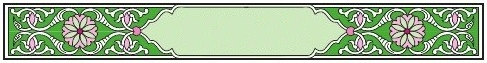
#> input picture data/assets/SOURA_BEGINNING.jpg, 487 x 63 px
$ python imgproc.py
#> lines starting #> are read from the running program, lines starting #| are printed output that depends on the picture
import os
from dataclasses import dataclass

from PIL import Image
from cv2 import (imread, TM_CCORR_NORMED, matchTemplate, rectangle, normalize,
                 NORM_MINMAX, minMaxLoc)

from formats import pil2numpy, numpy2pil
import numpy as np
from datatypes import PipelineItem

DATA_DIRECTORY = os.path.abspath(os.path.join(os.path.dirname(__file__), "data", "assets"))
SOURA_BEGINNING = imread(os.path.join(DATA_DIRECTORY, "SOURA_BEGINNING.jpg"))
#> SOURA_BEGINNING is the input picture: shape (63, 487, 3); mean B, G, R 150.4, 181.6, 160
AYAT_SEPARATOR = imread(os.path.join(DATA_DIRECTORY, "AYAT_SEPARATOR.png"))
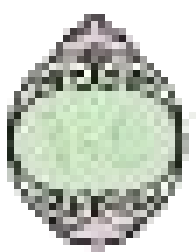
#> input picture data/assets/AYAT_SEPARATOR.png, 28 x 36 px (shown 7 times larger)
#> AYAT_SEPARATOR is the input picture: shape (36, 28, 3); mean B, G, R 196, 206.2, 200.2
LAYOUT = imread(os.path.join(DATA_DIRECTORY, "LAYOUT.jpg"))
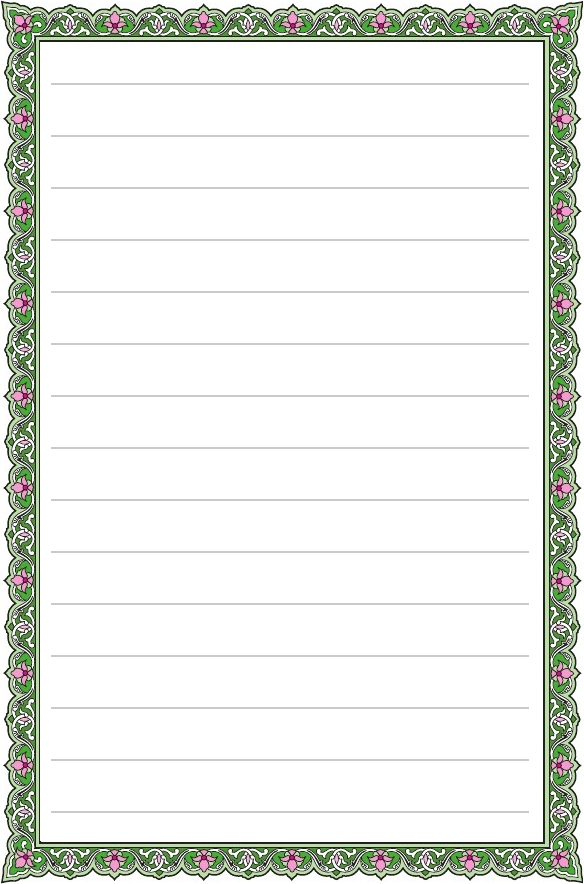
#> input picture data/assets/LAYOUT.jpg, 584 x 884 px
#> LAYOUT is the input picture: shape (884, 584, 3); mean B, G, R 228.7, 233.5, 230.9

def search_image(num_image, num_template, threshold=0.99):
    '''
    TODO: return list of tuples representing x,y positions of the quested
    object within the image
    '''
    result = matchTemplate(num_image, num_template, TM_CCORR_NORMED)
    loc = np.where(result >= threshold)

    return loc


def fillin_template(background, image, positions):
    '''
    Keyword arguments:
        background -- the template image to be filled in
        image -- the image that would be pasted on the background
        positions -- list of positions where image should be pasted
    Returns:
        the template image with pics from data pasted on it
    '''
    for position in zip(*positions[::-1]):
        background.paste(image, position)
    return background


def layout_handler(pipeline_item: PipelineItem):
    num_img = pil2numpy(pipeline_item.orig_image)

    layout_location = matchTemplate(num_img, LAYOUT, TM_CCORR_NORMED)
    min_x, max_y, minloc, maxloc = minMaxLoc(layout_location)

    pipeline_item.modified_image.paste(numpy2pil(LAYOUT), maxloc)
    return pipeline_item


def ayat_handler(pipeline_item: PipelineItem):
    num_img = pil2numpy(pipeline_item.orig_image)
    ayat_location = search_image(num_img, AYAT_SEPARATOR, threshold=0.959)
    pipeline_item.modified_image = fillin_template(pipeline_item.modified_image, numpy2pil(AYAT_SEPARATOR), ayat_location)
    return pipeline_item


def soura_handler(pipeline_item: PipelineItem):
    num_img = pil2numpy(pipeline_item.orig_image)
    soura_location = search_image(num_img, SOURA_BEGINNING, threshold=0.935)
    pipeline_item.modified_image = fillin_template(pipeline_item.modified_image, numpy2pil(SOURA_BEGINNING), soura_location)
    return pipeline_item
